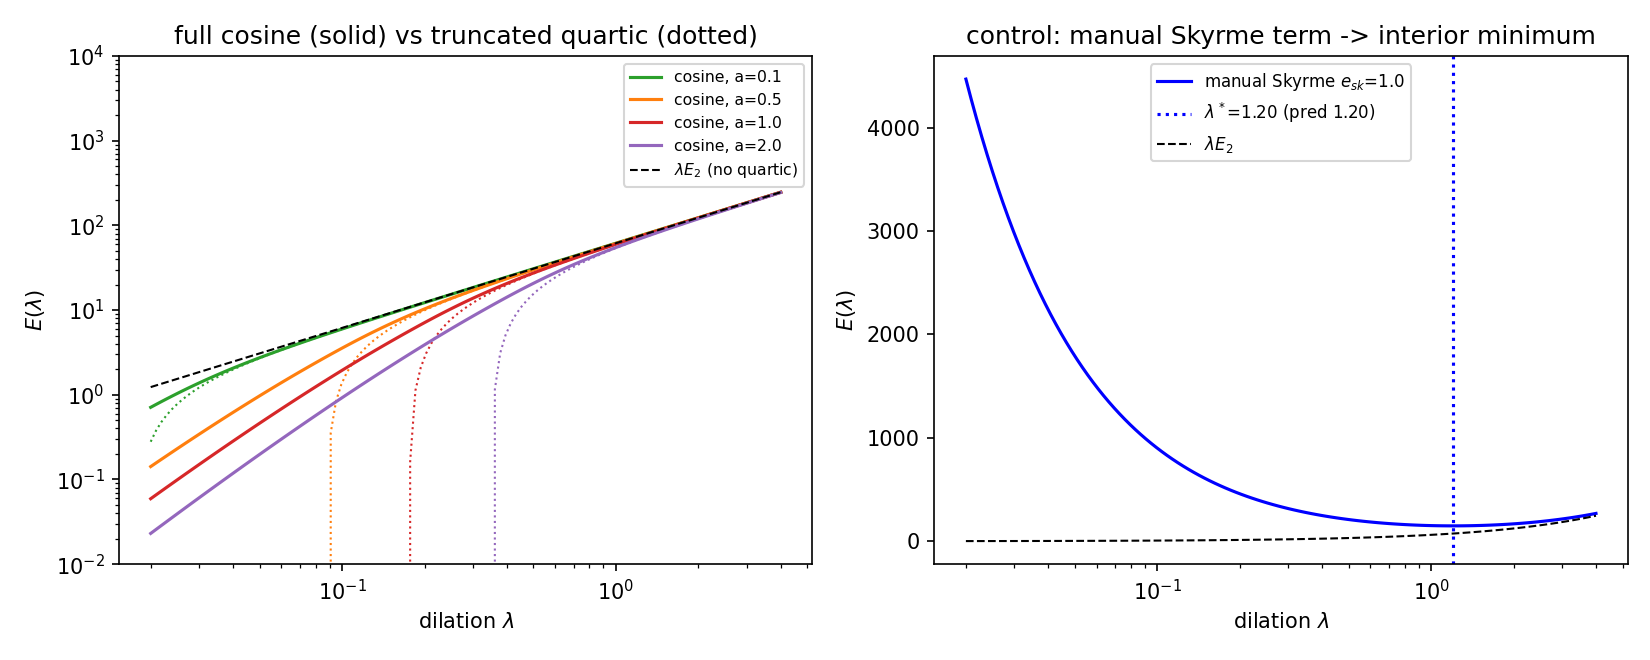

The script that saved this image:
"""SC4 -- Derrick scan with the EMERGENT quartic: does the cosine alone stabilise?

Pre-registered expectation (BRIDGE_SU2_COEFF.md addendum): since 3S-2K >= (5/3)S > 0
pointwise, the net cosine quartic is negative (saturating), so the truncated
energy collapses and the full cosine cannot produce an interior Derrick minimum;
verdict B unless the measurement says otherwise. The manual-Skyrme control must
reproduce the Paper II interior minimum.

Setup: hedgehog F(r) = pi exp(-r); currents G eigenvalues (radial F'^2,
tangential s = sin^2 F / r^2 twice). Dilation x -> x/lambda scanned in
u = r/lambda coordinates (fixed grid, faithful at every lambda).

Energies per unit volume (link-cosine normalised so the small-field limit is
the sigma model TrG):
  E_cos(lambda; a)  = (24/a^2) <1 - cos((a/2lambda) q(u,c))>_c, q^2 = F'^2c^2+s(1-c^2)
  E_trunc(lambda;a) = lambda*E2 - (a^2/240) lambda^{-1} Int(3S-2K)
  E_manual(lambda)  = lambda*E2 + e_sk * lambda^{-1} * E4K,  E4K = Int K/2 (su2_core
                      convention E4 = e_sk sum_{i<j}|c_i x c_j|^2 = e_sk K/2)
"""

from __future__ import annotations

import json
import sys
from pathlib import Path

import matplotlib

matplotlib.use("Agg")
import matplotlib.pyplot as plt
import numpy as np

sys.path.insert(0, str(Path(__file__).resolve().parent))
import sc_core as sc

# radial grid in u = r/lambda (fixed for all lambda)
U = np.linspace(1e-4, 14.0, 2400)
DU = float(U[1] - U[0])
F = np.pi * np.exp(-U)
FP = -np.pi * np.exp(-U)                  # F'(u)
S_TAN = np.sin(F) ** 2 / U ** 2           # tangential eigenvalue s(u)

# Gauss-Legendre nodes for the direction average <.>_c over c = cos(angle to rhat)
GL_C, GL_W = np.polynomial.legendre.leggauss(48)
GL_C = 0.5 * (GL_C + 1.0)                 # symmetric integrand: fold to [0,1]
GL_W = GL_W * 0.5

TRG = FP ** 2 + 2 * S_TAN                                  # TrG(u)
S_INV = TRG ** 2                                           # S(u)
K_INV = 4 * FP ** 2 * S_TAN + 2 * S_TAN ** 2               # K(u) = 2s(2F'^2+s)
E2_1 = float(np.sum(4 * np.pi * U ** 2 * TRG) * DU)        # E2 at lambda=1
E4K_1 = float(np.sum(4 * np.pi * U ** 2 * (K_INV / 2)) * DU)   # manual-Skyrme E4
I3S2K = float(np.sum(4 * np.pi * U ** 2 * (3 * S_INV - 2 * K_INV)) * DU)


def e_cos(lam, a):
    """Full-cosine energy at dilation lambda, link scale a (exact quadrature)."""
    q2 = FP[:, None] ** 2 * GL_C[None, :] ** 2 + \
        S_TAN[:, None] * (1.0 - GL_C[None, :] ** 2)
    arg = (a / (2.0 * lam)) * np.sqrt(q2)
    avg = np.sum((1.0 - np.cos(arg)) * GL_W[None, :], axis=1)
    dens = (24.0 / a ** 2) * avg
    return float(np.sum(4 * np.pi * (lam * U) ** 2 * dens) * (lam * DU))


def main():
    lams = np.geomspace(0.02, 4.0, 120)
    a_list = [0.1, 0.5, 1.0, 2.0]
    e_sk = 1.0

    curves = {}
    for a in a_list:
        curves[a] = np.array([e_cos(l, a) for l in lams])
    e_trunc = {a: lams * E2_1 - (a ** 2 / 240.0) / lams * I3S2K for a in a_list}
    e_manual = lams * E2_1 + e_sk / lams * E4K_1
    lam_star_manual = float(lams[int(np.argmin(e_manual))])
    lam_star_pred = float(np.sqrt(e_sk * E4K_1 / E2_1))

    # interior-minimum detection for the cosine curves (excluding endpoints)
    minima = {}
    for a in a_list:
        i = int(np.argmin(curves[a]))
        interior = 0 < i < len(lams) - 1
        # an interior minimum at the small-lambda endpoint region with E below
        # E(endpoint) would mean pinning; record both the argmin and monotonicity
        mono_increasing = bool(np.all(np.diff(curves[a]) > 0))
        minima[a] = {"argmin_lambda": float(lams[i]), "interior": bool(interior),
                     "monotonic_increasing": mono_increasing,
                     "E_at_argmin": float(curves[a][i]),
                     "E_smallest_lambda": float(curves[a][0]),
                     "E_largest_lambda": float(curves[a][-1])}

    # small-field consistency: a=0.1 curve vs lambda*E2 at large lambda
    consistency = float(curves[0.1][-1] / (lams[-1] * E2_1))

    payload = {
        "E2_1": E2_1, "E4K_1": E4K_1, "I_3S_minus_2K": I3S2K,
        "manual_skyrme_control": {"lambda_star": lam_star_manual,
                                  "lambda_star_predicted": lam_star_pred,
                                  "interior_minimum": True},
        "cosine_minima": minima,
        "small_field_consistency_ratio": consistency,
        "verdict_note": (
            "pre-registered expectation: no interior minimum from the cosine "
            "alone (net quartic negative); manual Skyrme control reproduces "
            "the interior minimum."),
    }
    sc.save_json("SC4_derrick.json", payload)

    fig, (ax1, ax2) = plt.subplots(1, 2, figsize=(11, 4.4))
    for a, c in zip(a_list, ["tab:green", "tab:orange", "tab:red", "tab:purple"]):
        ax1.plot(lams, curves[a], color=c, label=f"cosine, a={a}")
        ax1.plot(lams, e_trunc[a], color=c, ls=":", lw=1)
    ax1.plot(lams, lams * E2_1, "k--", lw=1, label=r"$\lambda E_2$ (no quartic)")
    ax1.set_xscale("log")
    ax1.set_yscale("log")
    ax1.set_xlabel(r"dilation $\lambda$")
    ax1.set_ylabel(r"$E(\lambda)$")
    ax1.set_title("full cosine (solid) vs truncated quartic (dotted)")
    ax1.set_ylim(1e-2, 1e4)
    ax1.legend(fontsize=7.5)

    ax2.plot(lams, e_manual, "b-", label=fr"manual Skyrme $e_{{sk}}$={e_sk}")
    ax2.axvline(lam_star_manual, color="b", ls=":",
                label=fr"$\lambda^*$={lam_star_manual:.2f} "
                      fr"(pred {lam_star_pred:.2f})")
    ax2.plot(lams, lams * E2_1, "k--", lw=1, label=r"$\lambda E_2$")
    ax2.set_xscale("log")
    ax2.set_xlabel(r"dilation $\lambda$")
    ax2.set_ylabel(r"$E(\lambda)$")
    ax2.set_title("control: manual Skyrme term -> interior minimum")
    ax2.legend(fontsize=8)
    fig.tight_layout()
    fig.savefig(Path(__file__).resolve().parent / "SC4_derrick.png", dpi=150)

    print(json.dumps({"manual_control": payload["manual_skyrme_control"],
                      "cosine_minima": minima,
                      "small_field_consistency": consistency}, indent=2))


if __name__ == "__main__":
    main()
